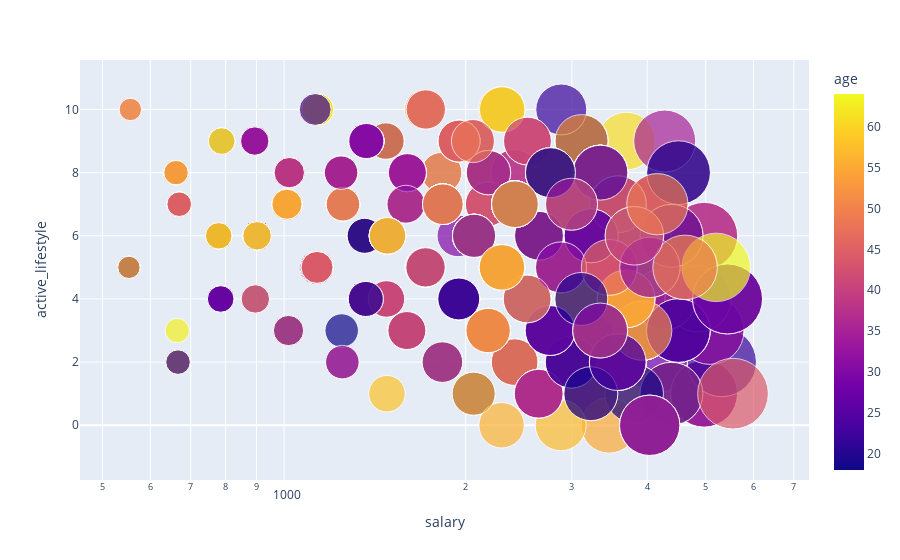

The notebook cell saved with this chart:
### Markdown cell above
* when we hover around the bubble plot we can find the people from a particular age and their respected healthy eating and salary. The more the people eat healthy the more salary they recieve.

### Code cell
fig = px.scatter(data, x=data.salary, y=data.active_lifestyle,size=data.salary, color=data.age,
                 hover_name=data.salary, log_x=True, size_max=50)
fig.show()

### Figure 1 — Plotly figure (JSON) as saved in the notebook; plotly's stock layout.template omitted (floating-point values rounded to 4 significant figures; data arrays with more than 128 entries replaced by an {"elided": "..."} marker saying what was removed)
{"data": [{"hovertemplate": "<b>%{hovertext}</b><br><br>salary=%{marker.size}<br>active_lifestyle=%{y}<br>age=%{marker.color}<extra></extra>", "hovertext": {"elided": "1000 int values"}, "legendgroup": "", "marker": {"color": {"elided": "1000 int values"}, "coloraxis": "coloraxis", "size": {"elided": "1000 int values"}, "sizemode": "area", "sizeref": 2.22, "symbol": "circle"}, "mode": "markers", "name": "", "orientation": "v", "showlegend": false, "type": "scatter", "x": {"elided": "1000 int values"}, "xaxis": "x", "y": {"elided": "1000 int values"}, "yaxis": "y"}], "layout": {"coloraxis": {"colorbar": {"title": {"text": "age"}}, "colorscale": [[0, "#0d0887"], [0.1111, "#46039f"], [0.2222, "#7201a8"], [0.3333, "#9c179e"], [0.4444, "#bd3786"], [0.5556, "#d8576b"], [0.6667, "#ed7953"], [0.7778, "#fb9f3a"], [0.8889, "#fdca26"], [1, "#f0f921"]]}, "legend": {"itemsizing": "constant", "tracegroupgap": 0}, "margin": {"t": 60}, "xaxis": {"anchor": "y", "domain": [0, 1], "title": {"text": "salary"}, "type": "log"}, "yaxis": {"anchor": "x", "domain": [0, 1], "title": {"text": "active_lifestyle"}}}}
